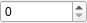
<?xml version="1.0" encoding="UTF-8"?>
<ui version="4.0">
 <class>TabSpinBox</class>
 <widget class="QWidget" name="TabSpinBox">
  <property name="geometry">
   <rect>
    <x>0</x>
    <y>0</y>
    <width>87</width>
    <height>23</height>
   </rect>
  </property>
  <property name="windowTitle">
   <string>Form</string>
  </property>
  <layout class="QGridLayout" name="gridLayout">
   <property name="leftMargin">
    <number>0</number>
   </property>
   <property name="topMargin">
    <number>0</number>
   </property>
   <property name="rightMargin">
    <number>0</number>
   </property>
   <property name="bottomMargin">
    <number>0</number>
   </property>
   <property name="spacing">
    <number>0</number>
   </property>
   <item row="0" column="0">
    <widget class="QSpinBox" name="spinBox_tab">
     <property name="maximum">
      <number>999</number>
     </property>
    </widget>
   </item>
  </layout>
 </widget>
 <resources/>
 <connections/>
</ui>
